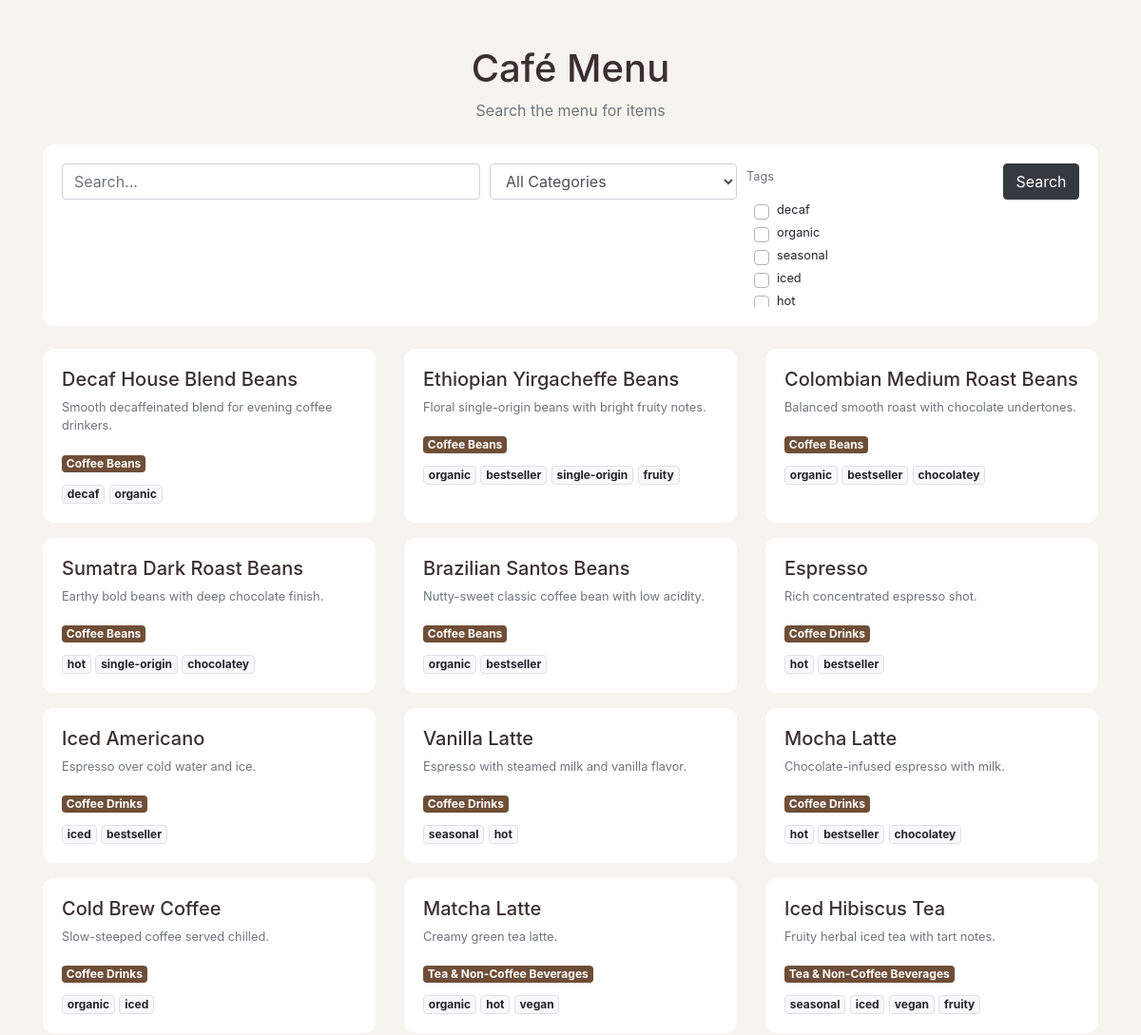
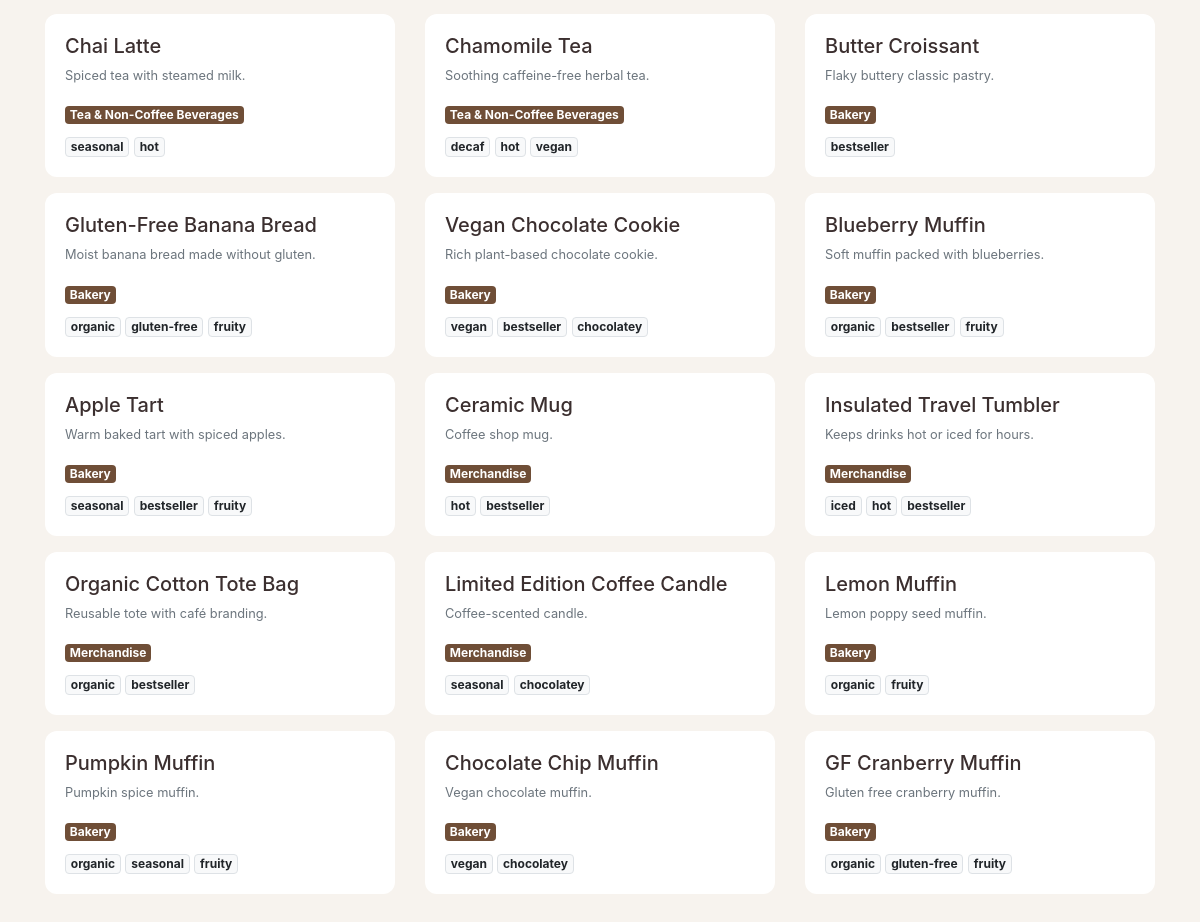
The page / on the database its author committed (2 pictures, top to bottom).
### products/models.py (models this page shows, shortened)
class Tag(models.Model):
    name = models.CharField(max_length=100)

class Product(models.Model):
    name = models.CharField(max_length=150)
    description = models.TextField(blank=True)
    category = models.ForeignKey(Category, on_delete=models.CASCADE, related_name='products')
    tags = models.ManyToManyField(Tag, related_name='products')

class Category(models.Model):
    name = models.CharField(max_length=100)

### products/views.py (the view)
# urls.py: path('', views.product_list, name='product_list'),
def product_list(request):
    search_query = request.GET.get('search', '')
    category_filter = request.GET.get('category')
    tags_filter = request.GET.getlist('tags')
    tags_filter = [t for t in tags_filter if t]  # Remove empty tag values
    products = Product.objects.all()
    if search_query:
        products = products.filter(name__icontains=search_query) | products.filter(description__icontains=search_query)
    if category_filter:
        products = products.filter(category__id=category_filter)
    if tags_filter:
        for tag_id in tags_filter:
            products = products.filter(tags__id=tag_id)
    products = products.distinct()
    context = {
        'products': products,
        'categories': Category.objects.all(),
        'tags': Tag.objects.all(),
        'search': search_query,
        'selected_category': category_filter,
        'selected_tags': tags_filter,
    }
    return render(request, 'product_list.html', context)

### products/templates/product_list.html (shortened to what this page needs)
<!doctype html>
<html lang="en">
<head>
  <link rel="stylesheet" href="https://cdn.jsdelivr.net/npm/bootstrap@4.4.1/dist/css/bootstrap.min.css">
</head>
<body>
<div class="container py-5">
  <div class="text-center mb-4">
    <h1 class="coffee-title">Café Menu</h1>
    <p class="text-muted">Search the menu for items</p>
  </div>
  <div class="card card-soft mb-4">
    <div class="card-body">
      <form method="get" class="form-row">
        <div class="col-md-5">
          <input class="form-control"
                 name="search"
                 placeholder="Search..."
                 value="{{ search }}">
        </div>
        <div class="col-md-3">
          <select class="form-control" name="category">
            <option value="">All Categories</option>
          </select>
        </div>
        <div class="col-md-3">
  <label class="small text-muted">Tags</label>
  <div class="card card-soft p-2"
       style="max-height: 120px; overflow-y: auto;">
    {% for t in tags %}
      <div class="custom-control custom-checkbox">
        <label class="custom-control-label small" for="tag{{ t.id }}">
          {{ t.name }}
        </label>
      </div>
    {% endfor %}
  </div>
        </div>
        <div class="col-md-1">
          <button class="btn btn-dark btn-block">Search</button>
        </div>
      </form>
    </div>
  </div>
  <div class="row">
    {% for product in products %}
      <div class="col-md-4 mb-3">
        <div class="card card-soft h-100">
          <div class="card-body">
            <h5 class="coffee-title">{{ product.name }}</h5>
            <p class="text-muted small">{{ product.description }}</p>
            <span class="badge badge-coffee">
              {{ product.category.name }}
            </span>
            <div class="mt-2">
              {% for tag in product.tags.all %}
                <span class="badge badge-light border">
                  {{ tag.name }}
                </span>
              {% endfor %}
            </div>
          </div>
        </div>
      </div>
    {% empty %}
      <div class="col-12 text-center text-muted">
        No items match your search.
      </div>
    {% endfor %}
  </div>
</div>
</body>
</html>

### products/templates/product_list.html (style rules this page uses)
body { background: #f7f3ee; }
.card-soft { border: 0; border-radius: 12px; }
.coffee-title { color: #3b2f2f; }
.badge-coffee { background: #6f4e37; color: white; }

### rows shown on the page
Tag: name "decaf"
Tag: name "organic"
Tag: name "seasonal"
Tag: name "iced"
Tag: name "hot"
Product: name "Decaf House Blend Beans", description "Smooth decaffeinated blend for evening coffee drinkers.", category.name "Coffee Beans"
Product: name "Ethiopian Yirgacheffe Beans", description "Floral single-origin beans with bright fruity notes.", category.name "Coffee Beans"
Tag: name "bestseller"
Tag: name "single-origin"
Tag: name "fruity"
Product: name "Colombian Medium Roast Beans", description "Balanced smooth roast with chocolate undertones.", category.name "Coffee Beans"
Tag: name "chocolatey"
Product: name "Sumatra Dark Roast Beans", description "Earthy bold beans with deep chocolate finish.", category.name "Coffee Beans"
Product: name "Brazilian Santos Beans", description "Nutty-sweet classic coffee bean with low acidity.", category.name "Coffee Beans"
Product: name "Espresso", description "Rich concentrated espresso shot.", category.name "Coffee Drinks"
Product: name "Iced Americano", description "Espresso over cold water and ice.", category.name "Coffee Drinks"
Product: name "Vanilla Latte", description "Espresso with steamed milk and vanilla flavor.", category.name "Coffee Drinks"
Product: name "Mocha Latte", description "Chocolate-infused espresso with milk.", category.name "Coffee Drinks"
Product: name "Cold Brew Coffee", description "Slow-steeped coffee served chilled.", category.name "Coffee Drinks"
Product: name "Matcha Latte", description "Creamy green tea latte.", category.name "Tea & Non-Coffee Beverages"
Tag: name "vegan"
Product: name "Iced Hibiscus Tea", description "Fruity herbal iced tea with tart notes.", category.name "Tea & Non-Coffee Beverages"
Product: name "Chai Latte", description "Spiced tea with steamed milk.", category.name "Tea & Non-Coffee Beverages"
Product: name "Chamomile Tea", description "Soothing caffeine-free herbal tea.", category.name "Tea & Non-Coffee Beverages"
Product: name "Butter Croissant", description "Flaky buttery classic pastry.", category.name "Bakery"
Product: name "Gluten-Free Banana Bread", description "Moist banana bread made without gluten.", category.name "Bakery"
Tag: name "gluten-free"
Product: name "Vegan Chocolate Cookie", description "Rich plant-based chocolate cookie.", category.name "Bakery"
Product: name "Blueberry Muffin", description "Soft muffin packed with blueberries.", category.name "Bakery"
Product: name "Apple Tart", description "Warm baked tart with spiced apples.", category.name "Bakery"
Product: name "Ceramic Mug", description "Coffee shop mug.", category.name "Merchandise"
Product: name "Insulated Travel Tumbler", description "Keeps drinks hot or iced for hours.", category.name "Merchandise"
Product: name "Organic Cotton Tote Bag", description "Reusable tote with café branding.", category.name "Merchandise"
Product: name "Limited Edition Coffee Candle", description "Coffee-scented candle.", category.name "Merchandise"
Product: name "Lemon Muffin", description "Lemon poppy seed muffin.", category.name "Bakery"
Product: name "Pumpkin Muffin", description "Pumpkin spice muffin.", category.name "Bakery"
Product: name "Chocolate Chip Muffin", description "Vegan chocolate muffin.", category.name "Bakery"
Product: name "GF Cranberry Muffin", description "Gluten free cranberry muffin.", category.name "Bakery"
